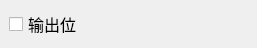
<?xml version="1.0" encoding="UTF-8"?>
<ui version="4.0">
 <class>RSet_SwCycleItemWid</class>
 <widget class="QWidget" name="RSet_SwCycleItemWid">
  <property name="geometry">
   <rect>
    <x>0</x>
    <y>0</y>
    <width>257</width>
    <height>48</height>
   </rect>
  </property>
  <property name="font">
   <font>
    <family>微软雅黑</family>
    <pointsize>12</pointsize>
   </font>
  </property>
  <property name="windowTitle">
   <string>Form</string>
  </property>
  <layout class="QVBoxLayout" name="verticalLayout">
   <property name="leftMargin">
    <number>9</number>
   </property>
   <property name="topMargin">
    <number>9</number>
   </property>
   <property name="rightMargin">
    <number>9</number>
   </property>
   <property name="bottomMargin">
    <number>9</number>
   </property>
   <item>
    <widget class="QCheckBox" name="checkBox">
     <property name="sizePolicy">
      <sizepolicy hsizetype="Minimum" vsizetype="Expanding">
       <horstretch>0</horstretch>
       <verstretch>0</verstretch>
      </sizepolicy>
     </property>
     <property name="font">
      <font>
       <family>微软雅黑</family>
       <pointsize>12</pointsize>
      </font>
     </property>
     <property name="text">
      <string>输出位</string>
     </property>
    </widget>
   </item>
  </layout>
 </widget>
 <resources/>
 <connections/>
</ui>
